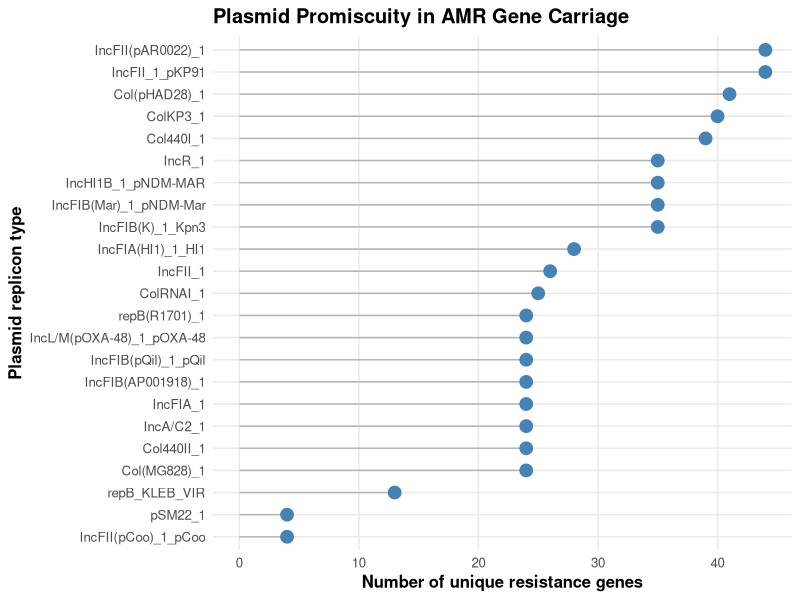

This chart was generated by the following R code:
# set working directory
setwd("//wsl$/Ubuntu/home/nav/amr-mini-project/results")

library(tidyverse)

# load gene–plasmid pairs
pairs <- read_tsv(
  "gene_plasmid_pairs.tsv",
  col_names = c("Genome", "Gene", "Plasmid")
)

# calculate plasmid promiscuity
plasmid_promiscuity <- pairs %>%
  distinct(Gene, Plasmid) %>%     # unique gene–plasmid links
  count(Plasmid)                  # number of genes per plasmid

# plot plasmid promiscuity
ggplot(plasmid_promiscuity,
       aes(x = n, y = reorder(Plasmid, n))) +
  geom_segment(aes(x = 0, xend = n, yend = Plasmid),
               color = "grey70") +
  geom_point(size = 4, color = "steelblue") +
  labs(
    title = "Plasmid Promiscuity in AMR Gene Carriage",
    x = "Number of unique resistance genes",
    y = "Plasmid replicon type"
  ) +
  theme_minimal(base_size = 12) +
  theme(
    plot.title = element_text(face = "bold"),
    axis.title.x = element_text(face = "bold"),
    axis.title.y = element_text(face = "bold"),
    panel.grid.minor = element_blank()
  )


